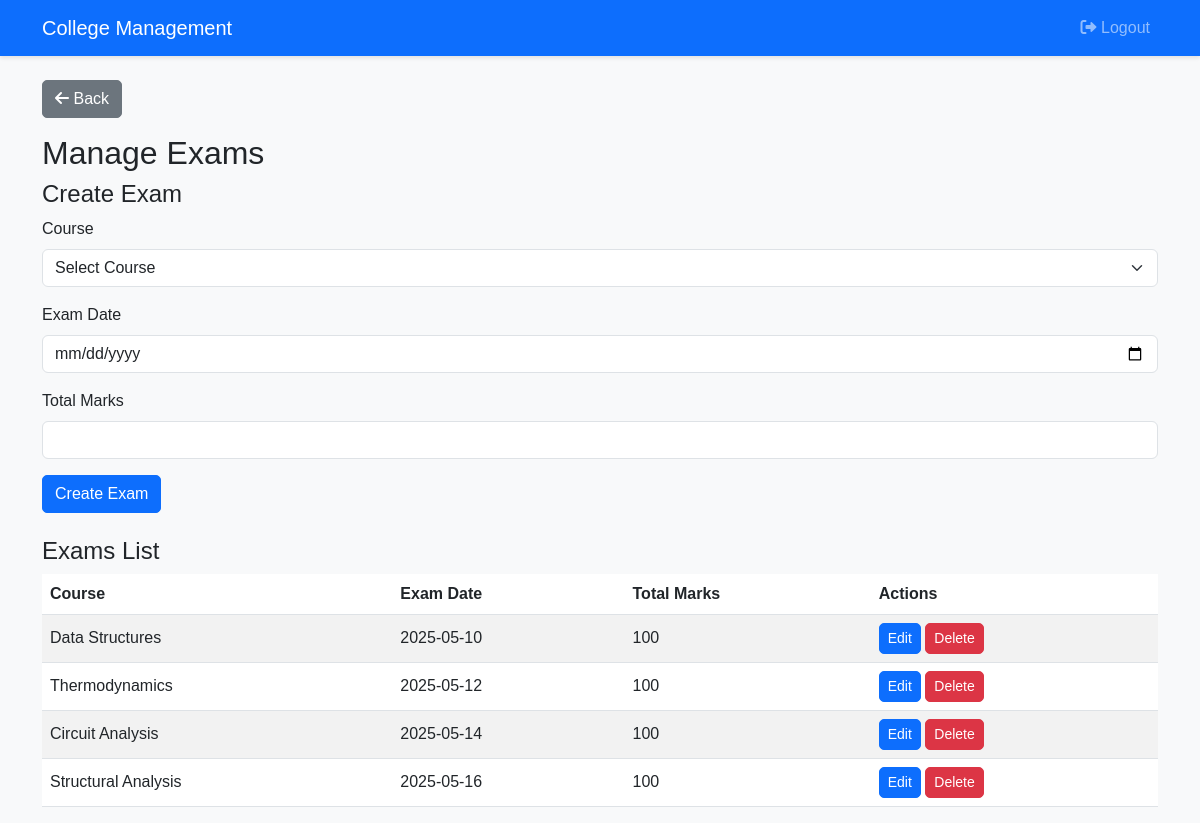
The app's page /admin/manage_exams.php (signed in) with its own data.
### tables this page shows
CREATE TABLE `exam` (
  `ExamID` int(11) NOT NULL,
  `CourseID` int(11) DEFAULT NULL,
  `ExamDate` date DEFAULT NULL,
  `TotalMarks` int(11) DEFAULT NULL
);

CREATE TABLE `course` (
  `CourseID` int(11) NOT NULL,
  `CourseName` varchar(100) NOT NULL,
  `DepartmentID` int(11) DEFAULT NULL,
  `Credits` int(11) DEFAULT NULL
);

### admin/manage_exams.php (the view, shortened to what this page needs)
<?php
include '../config/db.php';
$exams = $pdo->query("SELECT e.ExamID, e.ExamDate, e.TotalMarks, c.CourseName
                      FROM Exam e
                      JOIN Course c ON e.CourseID = c.CourseID")->fetchAll();
?>
<?php include '../includes/header.php'; ?>
<h2>Manage Exams</h2>
<h4>Create Exam</h4>
<form method="post">
    <div class="mb-3">
        <label for="course_id" class="form-label">Course</label>
        <select class="form-select" id="course_id" name="course_id" required>
            <option value="">Select Course</option>
        </select>
    </div>
    <div class="mb-3">
        <label for="exam_date" class="form-label">Exam Date</label>
        <input type="date" class="form-control" id="exam_date" name="exam_date" required>
    </div>
    <div class="mb-3">
        <label for="total_marks" class="form-label">Total Marks</label>
        <input type="number" class="form-control" id="total_marks" name="total_marks" required>
    </div>
    <button type="submit" name="create_exam" class="btn btn-primary">Create Exam</button>
</form>
<h4 class="mt-4">Exams List</h4>
<table class="table table-striped">
    <thead>
        <tr>
            <th>Course</th>
            <th>Exam Date</th>
            <th>Total Marks</th>
            <th>Actions</th>
        </tr>
    </thead>
    <tbody>
        <?php foreach ($exams as $exam): ?>
            <tr>
                <td><?php echo htmlspecialchars($exam['CourseName']); ?></td>
                <td><?php echo $exam['ExamDate']; ?></td>
                <td><?php echo $exam['TotalMarks']; ?></td>
                <td>
                    <a href="edit_exam.php?id=<?php echo $exam['ExamID']; ?>" class="btn btn-sm btn-primary">Edit</a>
                    <a href="delete_exam.php?id=<?php echo $exam['ExamID']; ?>" class="btn btn-sm btn-danger" onclick="return confirm('Are you sure?')">Delete</a>
                </td>
            </tr>
        <?php endforeach; ?>
    </tbody>
</table>
<?php include '../includes/footer.php'; ?>

### css/styles.css (style rules this page uses)
body { background-color: #f8f9fa; font-family: 'Arial', sans-serif; }
.table th, .table td { vertical-align: middle; }
.btn { border-radius: 5px; }

### records on screen
exam: CourseID.CourseName "Data Structures", ExamDate "2025-05-10", TotalMarks "100"
exam: CourseID.CourseName "Thermodynamics", ExamDate "2025-05-12", TotalMarks "100"
exam: CourseID.CourseName "Circuit Analysis", ExamDate "2025-05-14", TotalMarks "100"
exam: CourseID.CourseName "Structural Analysis", ExamDate "2025-05-16", TotalMarks "100"
